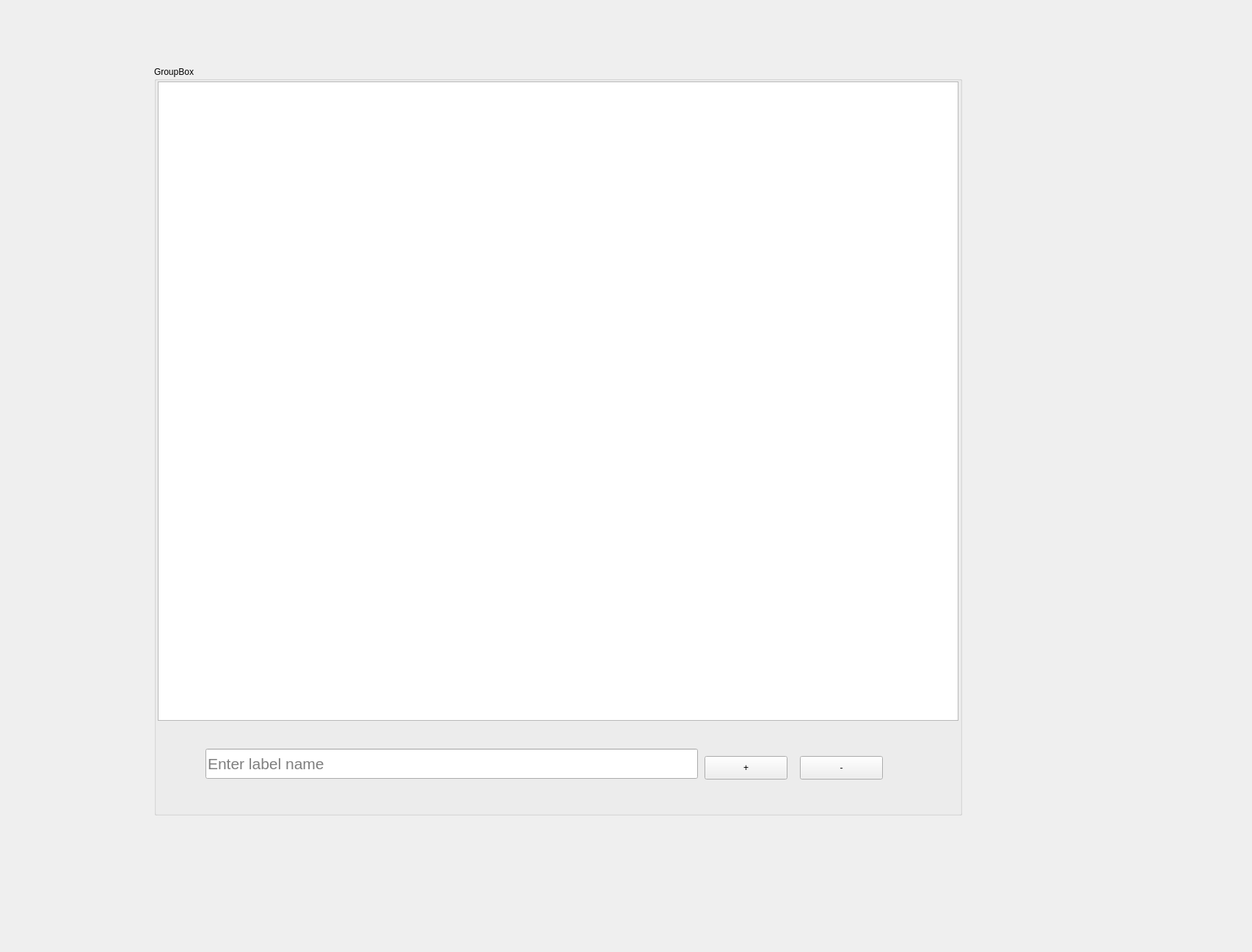
<?xml version="1.0" encoding="UTF-8"?>
<ui version="4.0">
 <class>ItemListWidget</class>
 <widget class="QWidget" name="ItemListWidget">
  <property name="geometry">
   <rect>
    <x>0</x>
    <y>0</y>
    <width>1706</width>
    <height>1297</height>
   </rect>
  </property>
  <property name="windowTitle">
   <string>Form</string>
  </property>
  <widget class="QGroupBox" name="GroupContainer">
   <property name="geometry">
    <rect>
     <x>210</x>
     <y>90</y>
     <width>1101</width>
     <height>1021</height>
    </rect>
   </property>
   <property name="title">
    <string>GroupBox</string>
   </property>
   <widget class="QListWidget" name="list_box">
    <property name="geometry">
     <rect>
      <x>5</x>
      <y>21</y>
      <width>1091</width>
      <height>871</height>
     </rect>
    </property>
    <property name="font">
     <font>
      <pointsize>18</pointsize>
     </font>
    </property>
   </widget>
   <widget class="QPushButton" name="add_button">
    <property name="geometry">
     <rect>
      <x>750</x>
      <y>940</y>
      <width>113</width>
      <height>32</height>
     </rect>
    </property>
    <property name="styleSheet">
     <string notr="true">/*  background-color: rgb(107, 161, 255);
  padding: 10px 20px;
  border: none;
  border-radius: 8px;
  cursor: pointer;
  font-size: 16px;
*/</string>
    </property>
    <property name="text">
     <string>+</string>
    </property>
   </widget>
   <widget class="QLineEdit" name="input_label">
    <property name="geometry">
     <rect>
      <x>70</x>
      <y>930</y>
      <width>671</width>
      <height>41</height>
     </rect>
    </property>
    <property name="font">
     <font>
      <pointsize>16</pointsize>
     </font>
    </property>
    <property name="placeholderText">
     <string>Enter label name </string>
    </property>
   </widget>
   <widget class="QPushButton" name="remove_button">
    <property name="geometry">
     <rect>
      <x>880</x>
      <y>940</y>
      <width>113</width>
      <height>32</height>
     </rect>
    </property>
    <property name="styleSheet">
     <string notr="true"> /*background-color: rgb(253, 92, 59);
  padding: 10px 20px;
  border: none;
  border-radius: 8px;
  cursor: pointer;
  font-size: 16px; */
</string>
    </property>
    <property name="text">
     <string>-</string>
    </property>
   </widget>
  </widget>
 </widget>
 <resources/>
 <connections/>
</ui>
